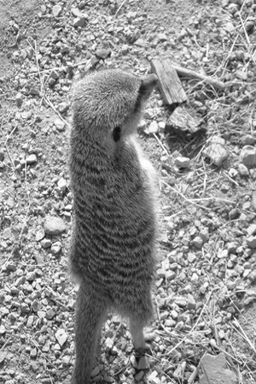
%> input picture ass1/73.png, 256 x 384 px
$ octave --eval "high_freq_test;"   (GNU Octave 9; MATLAB toolbox functions it lacks are replaced by stand-ins)
%> lines starting %> are read from the running program, lines starting %| are printed output that depends on the picture
%> in high_freq_test, img is the input picture: size 384x256 uint8; min 12, max 255, mean 144.8
### ass1/code/dft_2d.m
function img_result = dft_2d(img_input, flag)
%> called with flag = 'DFT'
  pkg load signal
  img_input = double(img_input);
  [N, M] = size(img_input);
%> N = 384; M = 256
  dft_R=zeros(N,M);
  img_result=zeros(N,M);

  if strcmp(flag, 'DFT') == 1

    % fftshift
    shift_mat = ones(size(img_input));
    for i = 1:1:numel(shift_mat)
      [y, x] = ind2sub(size(shift_mat), i);
      if mod(x+y, 2) == 1
        shift_mat(i) = -1;
      end
    end
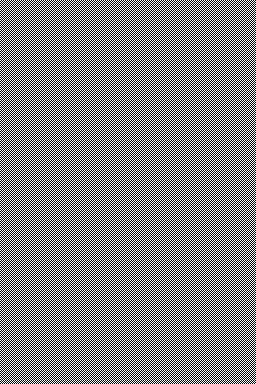
%> shift_mat: size 384x256 double; values -1 (black) and 1 (white), 50% white in thin lines or dots
    img_input = img_input .* shift_mat;
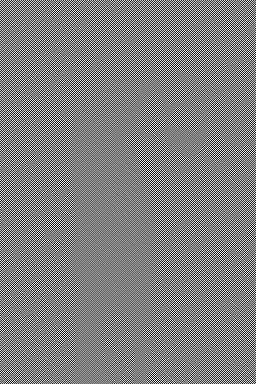
%> img_input: size 384x256 double; min -255, max 255, mean 0; drawn with min black and max white

    dft_mat = dftmtx(M);
    for row = 1:1:N
      vec = img_input(row, :)';
      dft_R(row, :) = (dft_mat' * vec)'  ;
    end

    dft_mat = dftmtx(N);
    for col = 1:1:M
      vec = dft_R(:, col);
      img_result(:, col) = dft_mat * vec;
    end

  else

    % ifftshift
    img_input = [img_input(:, ((M/2)+1):M) img_input(:, 1:M/2)];
    img_input = [img_input(((N/2)+1):N, :); img_input(1:N/2, :)];

    dft_mat = dftmtx(M);
    for row = 1:1:N
      vec = img_input(row, :)';
      dft_R(row, :) = (dft_mat * vec)'  ;
    end

    dft_mat = dftmtx(N);
    for col = 1:1:M
      vec = dft_R(:, col);
      img_result(:, col) = dft_mat' * vec;
    end

  end


### ass1/code/high_freq_emphasis.m
function img_result = high_freq_emphasis(img_input, a, b, type)
  img_freq = dft_2d(img_input, 'DFT');

  cutoff = 0.1 * min(size(img_input));
%> cutoff = 25.6

  if strcmp(type, 'butterworth') == 1
    freq_mask = 1 - butterworth(size(img_freq), cutoff, 1);
  elseif strcmp(type, 'gaussian') == 1
    freq_mask = 1 - gaussian(size(img_freq), cutoff);
  end

  freq_mask = a + (b * freq_mask);
  img_result = img_freq .* freq_mask;
  img_result = dft_2d(img_result, 'IDFT');
  img_result = abs(img_result);
  img_result = mat2gray(img_result);


### ass1/code/butterworth.m
function f = butterworth(size, cutoff, n)
%> called with size = [384 256], cutoff = 25.6, n = 1
  V = size(1);
%> V = 384
  U = size(2);
%> U = 256
  f = zeros(size);

  for i = 1:1:numel(f);
    [y, x] = ind2sub(size, i);
    dist = sqrt((V/2-y)*(V/2-y) + (U/2-x)*(U/2-x));
    f(i) = 1 / (1 + power(dist/cutoff, 2*n));
  end
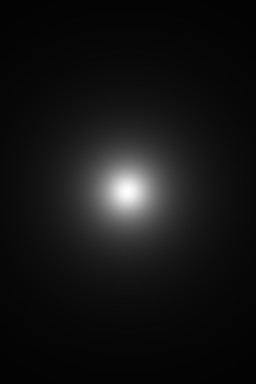
%> f: size 384x256 double; min 0.0122, max 1, mean 0.0799

### ass1/code/high_freq_test.m
function high_freq_test()
  pkg load image
  img = imread('../73.png');
  a = 0.1;
  b = 0.9;

  butter_result = high_freq_emphasis(img, a, b, 'butterworth');
%> in high_freq_emphasis, `img_result = abs(img_result);`:
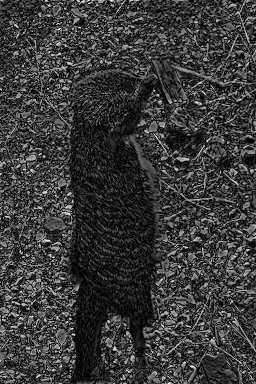
%> img_result: size 384x256 double; min 1514.2, max 11574204.4, mean 2624628.4; drawn with min black and max white
  gaussian_result = high_freq_emphasis(img, a, b, 'gaussian');

  figure,
  subplot(121), imshow(butter_result), title('Using Butterworth')
  subplot(122), imshow(gaussian_result), title('Using Gaussian')
%> (the run ends here)
